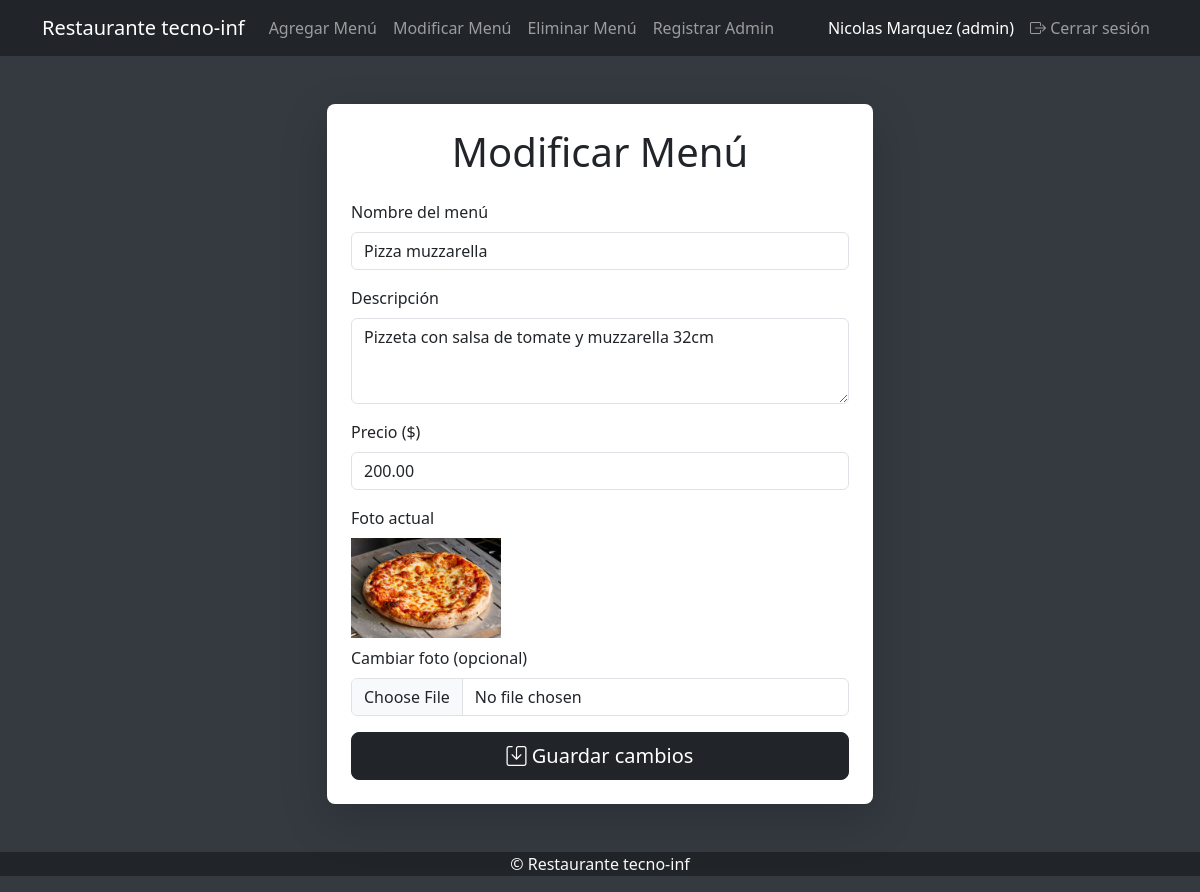
/admin/modificar_menu.php?id=3 (signed in), run on the app's committed database.
### tables this page shows
CREATE TABLE `menu` (
  `id` int NOT NULL AUTO_INCREMENT,
  `nombre` varchar(255) NOT NULL,
  `descripcion` varchar(255) DEFAULT NULL,
  `foto` varchar(255) DEFAULT NULL,
  `precio` decimal(10,2) NOT NULL,
  PRIMARY KEY (`id`)
);

### admin/modificar_menu.php (the view, shortened to what this page needs)
<?php
include $_SERVER['DOCUMENT_ROOT'] . '/bd.php';
    ?>
    <?php
$id = $_GET['id'];
$stmt = $conexion->prepare("SELECT * FROM menu WHERE id = :id");
$stmt->execute([':id' => $id]);
$menu = $stmt->fetch(PDO::FETCH_ASSOC);
?>
<!DOCTYPE html>
<html lang="es">
<head>
    <link href="https://cdn.jsdelivr.net/npm/bootstrap@5.3.2/dist/css/bootstrap.min.css" rel="stylesheet">
    <link href="https://cdn.jsdelivr.net/npm/bootstrap-icons@1.10.5/font/bootstrap-icons.css" rel="stylesheet">
</head>
<body>
    <?php include $_SERVER['DOCUMENT_ROOT'] . '/navbar.php'; ?>
    <div class="container py-5">
        <div class="row justify-content-center">
            <div class="col-lg-6">
                <div class="card shadow-lg border-0 rounded-3">
                    <div class="card-body p-4">
                        <h1 class="text-center mb-4">Modificar Menú</h1>
                        <form action="modificar_menu.php?id=<?php echo $id; ?>" method="post" enctype="multipart/form-data">
                            <div class="mb-3">
                                <label for="nombre" class="form-label">Nombre del menú</label>
                                <input type="text" class="form-control" id="nombre" name="nombre" value="<?php echo htmlspecialchars($menu['nombre']); ?>" required>
                            </div>
                            <div class="mb-3">
                                <label for="descripcion" class="form-label">Descripción</label>
                                <textarea class="form-control" id="descripcion" name="descripcion" rows="3" required><?php echo htmlspecialchars($menu['descripcion']); ?></textarea>
                            </div>
                            <div class="mb-3">
                                <label for="precio" class="form-label">Precio ($)</label>
                                <input type="number" class="form-control" id="precio" name="precio" step="0.01" min="0" value="<?php echo htmlspecialchars($menu['precio']); ?>" required>
                            </div>
                            <div class="mb-3">
                                <label for="foto" class="form-label">Foto actual</label><br>
                                <img src="/<?php echo $menu['foto']; ?>" alt="Foto actual" style="max-width:150px;"><br>
                                <label for="foto" class="form-label mt-2">Cambiar foto (opcional)</label>
                                <input class="form-control" type="file" id="foto" name="foto" accept="image/*">
                            </div>
                            <div class="d-grid">
                                <button type="submit" class="btn btn-dark btn-lg">
                                    <i class="bi bi-save"></i> Guardar cambios
                                </button>
                            </div>
                        </form>
                    </div>
                </div>
            </div>
        </div>
    </div>
    <?php include $_SERVER['DOCUMENT_ROOT'] . '/footer.php'; ?>
</body>
</html>

### admin/modificar_menu.php (style rules this page uses)
body { background-color: #343a40 !important; }

### data on the page
menu: nombre "Pizza muzzarella", descripcion "Pizzeta con salsa de tomate y muzzarella 32cm", precio "200.00", foto (picture)

### other printed values
$_SESSION['usuario'] "Nicolas Marquez"
$_SESSION['tipo'] "admin"
